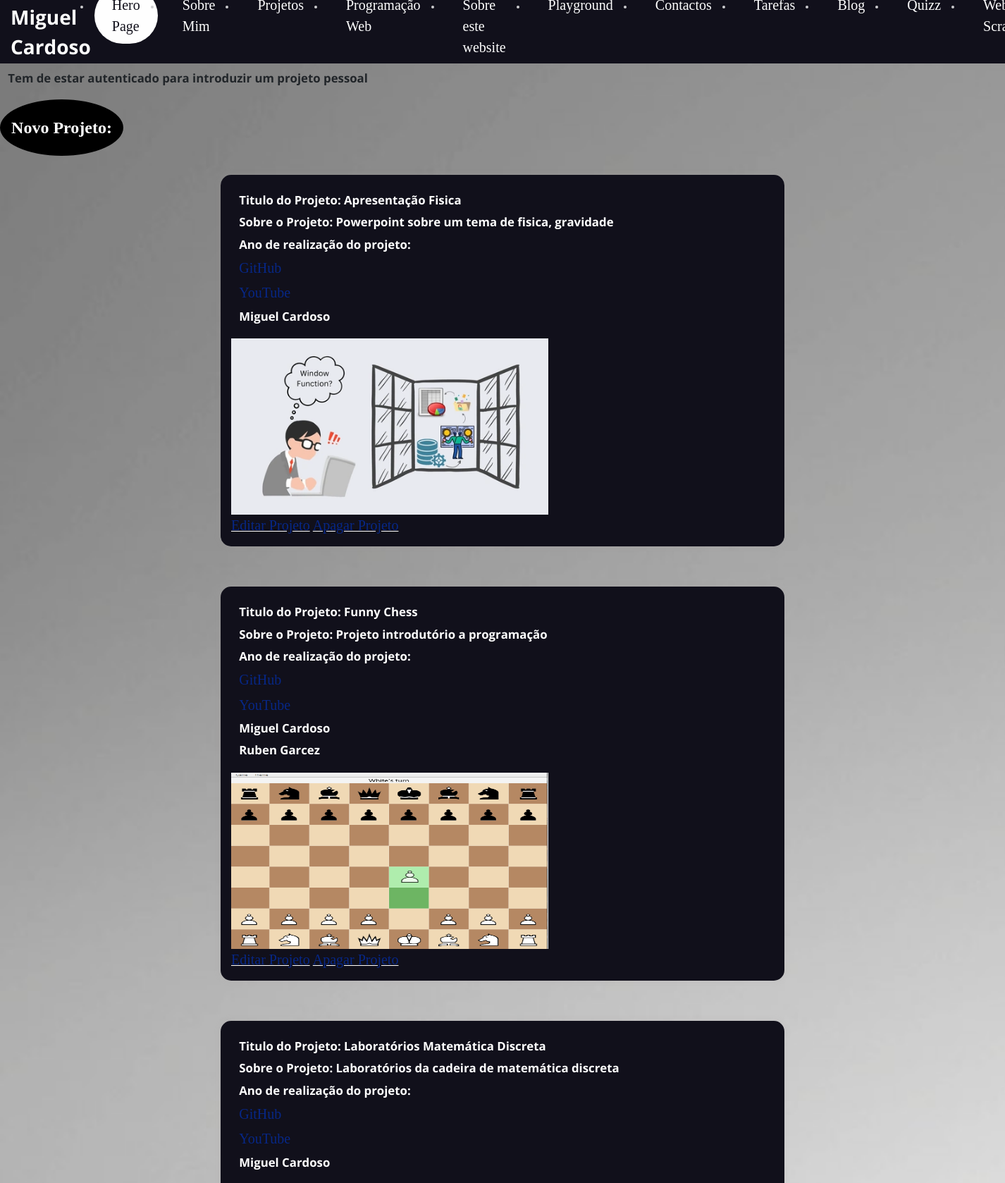
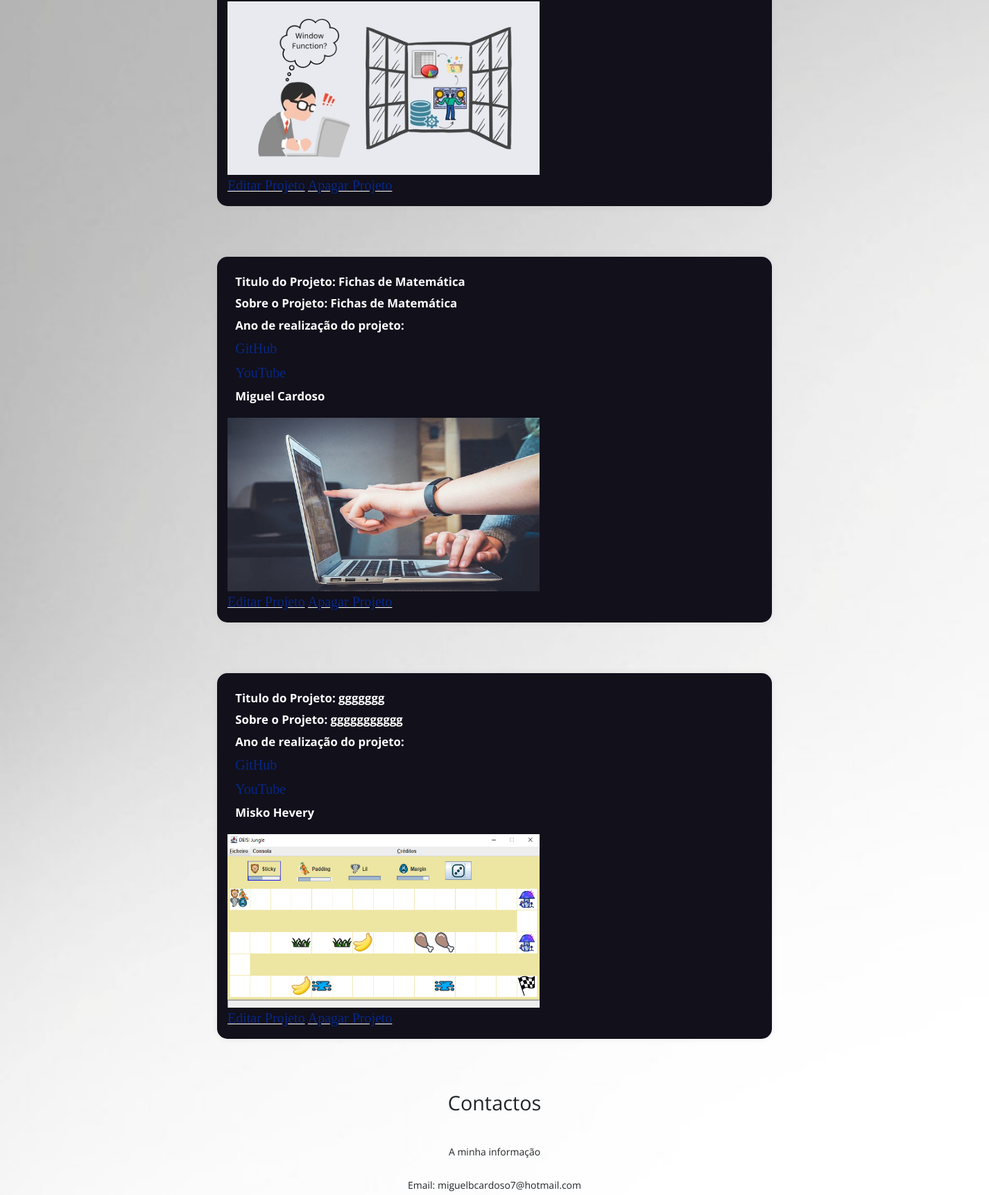
The page /portfolio/projetosPessoais (upper part) on the database its author committed (2 pictures, top to bottom).
### portfolio/models.py (models this page shows, shortened)
class Projeto(models.Model):
    titulo = models.CharField(max_length=50)
    descricao = models.CharField(max_length=500)
    imagem = models.ImageField(upload_to='images/', blank=True)
    anoRealizacao = models.IntegerField()
    participantes = models.ManyToManyField(Pessoa, related_name='trabalhos')
    linkGithub = models.URLField(max_length=120, blank=True)
    videoYoutube = models.URLField(blank=True)

class Pessoa(models.Model):
    nome = models.CharField(max_length=50)
    linkPaginaLusofona = models.URLField(max_length=200, blank=True)
    linkLinkedIn = models.URLField(max_length=200, blank=True)
    linkAppPortfolio = models.URLField(blank=True)
    def __str__(self):
        return self.nome

### portfolio/views.py (the view)
# urls.py: path('projetosPessoais', views.projetosPessoais_view, name='projetosPessoais'),
def projetosPessoais_view(request):
    projetosPessoais = Projeto.objects.all()
    context = {
        'projetosPessoais': projetosPessoais,
    }
    return render(request, 'portfolio/projetosPessoais.html', context)

### portfolio/templates/portfolio/projetosPessoais.html (shortened to what this page needs)
{% extends 'portfolio/layout.html' %}
{% block main %}
<h1>Tem de estar autenticado para introduzir um projeto pessoal</h1>
<div class="btn-novaCadeira">
    <a href="{% url 'portfolio:novoProjeto' %}">
        <button> Novo Projeto: </button>
    </a>
</div>
{% for projetoPessoal in projetosPessoais %}
<div class="projetos-center">
    <div class="projetos-box">
        <h1>Titulo do Projeto: {{ projetoPessoal.titulo}} </h1>
        <div class="info">
            <h1>Sobre o Projeto: {{projetoPessoal.descricao}} </h1>
            <h1>Ano de realização do projeto: {{ projetoPessoal.anoDeRealizacao}}</h1>
            <h1><a href="{{ projetoPessoal.linkGithub }}">GitHub</a></h1>
            <h1><a href="{{ projetoPessoal.videoYoutube }}">YouTube</a></h1>
            {% for participante in projetoPessoal.participantes.all %}
            <h1>{{ participante }}</h1>
            {% endfor %}
            <img src="{{projetoPessoal.imagem.url}}" alt="Projeto LP2" width="250" height="150">
        </div>
        <u><a href="{% url 'portfolio:editarProjeto' projetoPessoal.id %}">Editar Projeto</a></u>
        <u><a href="{% url 'portfolio:apagarProjeto' projetoPessoal.id %}">Apagar Projeto</a></u>
    </div>
</div>
{% endfor %}
<div class="footer-content">
    <h3>Contactos</h3>
    <p>A minha informação</p>
    <p>Email: miguelbcardoso7@hotmail.com</p>
</div>
{% load static %}
<link rel="stylesheet" href="{% static 'portfolio/css/projetosPessoais.css' %}">
{% endblock %}

### portfolio/static/portfolio/css/styles.css (style rules this page uses)
* { box-sizing: border-box; margin: 0; padding: 0; font-family: 'Open Sans', sans-serif; }
h1 { display: block; font-size: 1.05em; margin-top: 0.67em; margin-bottom: 0.67em; margin-left: 0.67em; margin-right: 0; font-weight: bold; }
h3 { display: block; font-size: 1.17em; margin-top: 1em; margin-bottom: 1em; margin-left: 0; margin-right: 0; font-weight: bold; }
a { font-family: Libre Baskerville, serif; font-weight: 500; font-size: 20px; color: #072786; text-decoration: none; }
li, button { font-family: Libre Baskerville, serif; font-weight: 500; font-size: 15px; color: #cdcdcf; text-decoration: none; }
.footer-content { display: flex; align-items: center; justify-content: center; flex-direction: column; text-align: center; }
.footer-content h3 { font-size: 1.8rem; font-weight: 400; text-transform: capitalize; }
.footer-content p { max-width: 400px; margin: 10px auto; line-height: 28px; font-size: 14px; }
.btn-novaCadeira { margin-top: 20px; }
.btn-novaCadeira a { text-decoration: none; }
.btn-novaCadeira button { color: white; cursor: pointer; font-weight: bold; font-size: 36px; border-radius: 50%; border-style: solid; border-width: 2px; background-color: black; height: 50px; width: 50px; }

### portfolio/static/portfolio/css/projetosPessoais.css (style rules this page uses)
* { box-sizing: border-box; margin: 0; padding: 0; font-family: 'Open Sans', sans-serif; }
.projetos-center { display: flex; justify-content: center; align-items: center; height: 75vh; }
.projetos-box { background-color: #11101b; color: #fff; padding: 15px; border-radius: 15px; box-shadow: 0 0 10px rgba(175, 172, 172, 0.2); width: 800px; margin-bottom: 20px; }
.projetos-box img { width: 450px; height: 250px; margin-top: 10px; }
.btn-novaCadeira button { color: white; cursor: pointer; font-weight: bold; font-size: 24px; border-radius: 50%; border-style: solid; border-width: 3px; background-color: black; height: 80px; width: 175px; }

### rows shown on the page
Projeto: titulo "Apresentação Fisica", descricao "Powerpoint sobre um tema de fisica, gravidade", imagem (picture)
Pessoa: nome "Miguel Cardoso"
Projeto: titulo "Funny Chess", descricao "Projeto introdutório a programação", imagem (picture)
Pessoa: nome "Ruben Garcez"
Projeto: titulo "Laboratórios Matemática Discreta", descricao "Laboratórios da cadeira de matemática discreta", imagem (picture)
Projeto: titulo "Fichas de Matemática", descricao "Fichas de Matemática", imagem (picture)
Projeto: titulo "ggggggg", descricao "ggggggggggg", imagem (picture)
Pessoa: nome "Misko Hevery"
